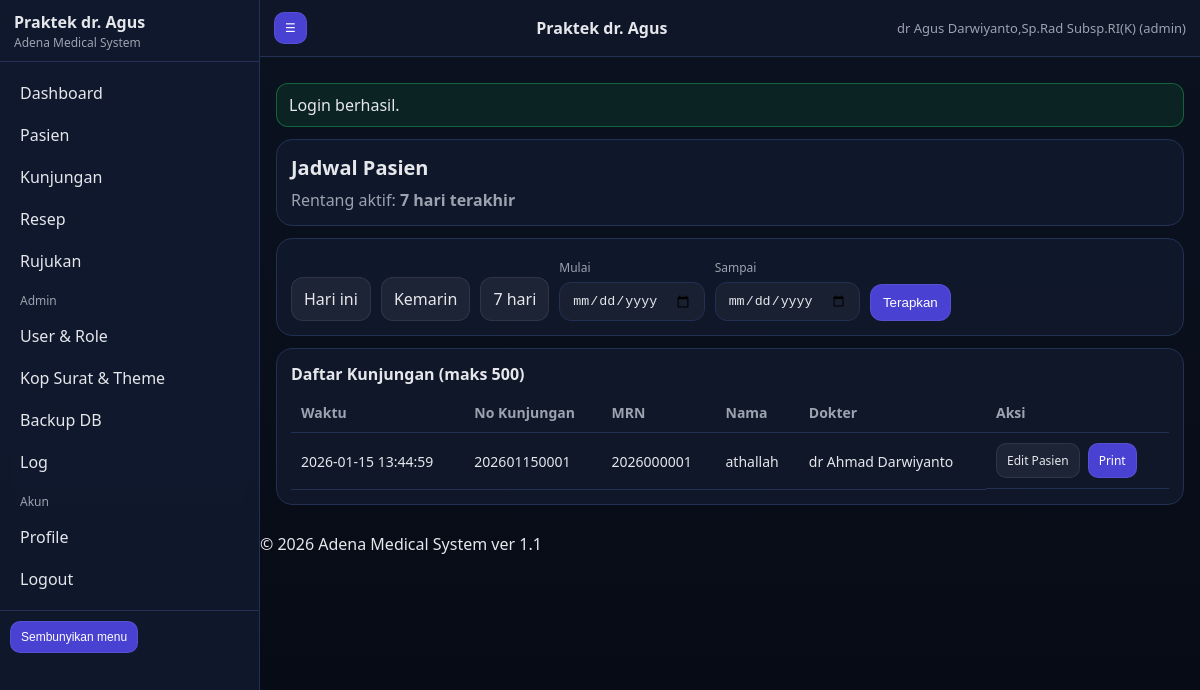
The page /schedule.php?mode=last7 (signed in) on the database as committed earlier.
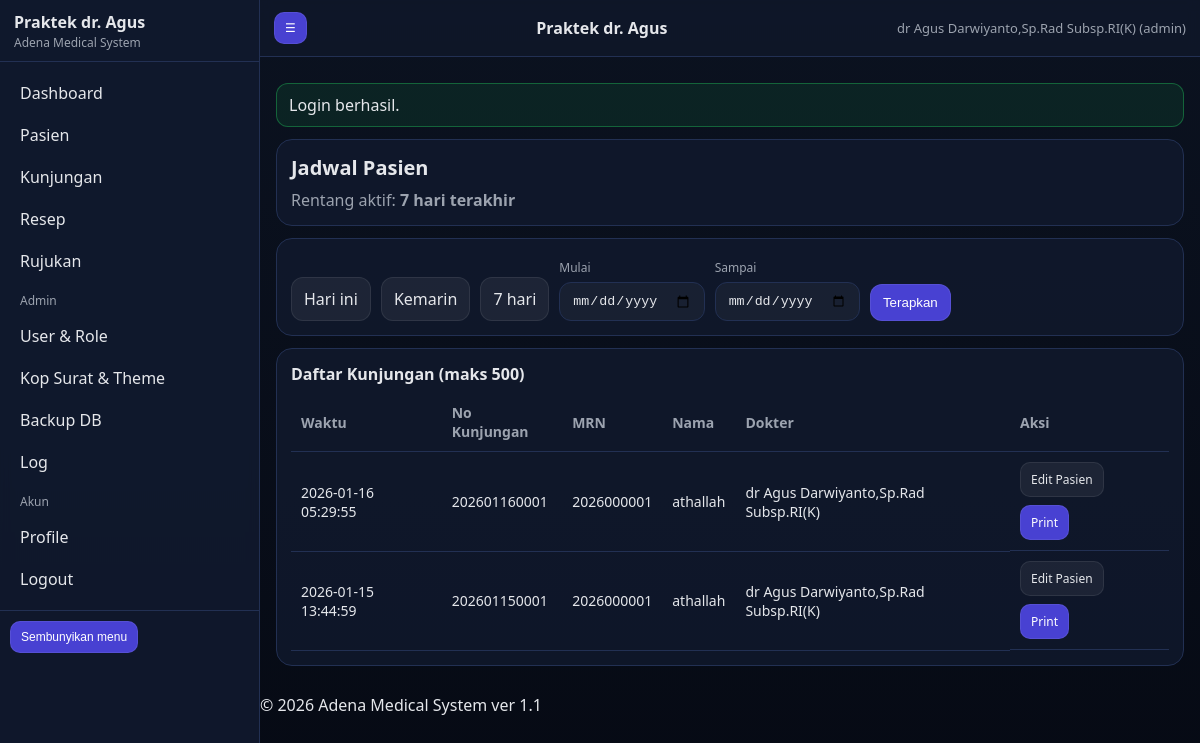
The same page on the database as committed later.
### tables this page shows
CREATE TABLE `visits` (
  `id` bigint(20) NOT NULL,
  `patient_id` bigint(20) NOT NULL,
  `visit_no` varchar(30) NOT NULL,
  `visit_date` datetime NOT NULL,
  `anamnesis` mediumtext DEFAULT NULL,
  `physical_exam` mediumtext DEFAULT NULL,
  `usg_report` mediumtext DEFAULT NULL,
  `therapy` mediumtext DEFAULT NULL,
  `doctor_id` int(11) DEFAULT NULL,
  `signature_path` varchar(255) DEFAULT NULL,
  `created_at` datetime NOT NULL,
  `updated_at` datetime DEFAULT NULL
);

CREATE TABLE `patients` (
  `id` bigint(20) NOT NULL,
  `mrn` varchar(30) NOT NULL,
  `full_name` varchar(150) NOT NULL,
  `dob` date DEFAULT NULL,
  `gender` enum('L','P') NOT NULL,
  `address` varchar(255) DEFAULT NULL,
  `created_at` datetime NOT NULL
);

CREATE TABLE `users` (
  `id` int(11) NOT NULL,
  `username` varchar(50) NOT NULL,
  `password_hash` varchar(255) NOT NULL,
  `role` enum('admin','dokter','perawat','sekretariat') NOT NULL DEFAULT 'dokter',
  `full_name` varchar(120) DEFAULT NULL,
  `sip` varchar(80) DEFAULT NULL,
  `phone` varchar(50) DEFAULT NULL,
  `email` varchar(120) DEFAULT NULL,
  `signature_path` varchar(255) DEFAULT NULL,
  `is_active` tinyint(1) NOT NULL DEFAULT 1,
  `created_at` datetime NOT NULL,
  `updated_at` datetime DEFAULT NULL
);

### app/db.php (called while the page is built, shortened)
<?php
require_once __DIR__ . '/helpers.php';
function db(): PDO {
  static $pdo = null;
  if ($pdo) return $pdo;
  $cfg = config()['db'];
  $dsn = sprintf('mysql:host=%s;port=%d;dbname=%s;charset=%s',
    $cfg['host'], (int)$cfg['port'], $cfg['name'], $cfg['charset'] ?? 'utf8mb4'
  );
  $opt = [
    PDO::ATTR_ERRMODE => PDO::ERRMODE_EXCEPTION,
    PDO::ATTR_DEFAULT_FETCH_MODE => PDO::FETCH_ASSOC,
    PDO::ATTR_EMULATE_PREPARES => false,
  ];
  try {
    $pdo = new PDO($dsn, $cfg['user'], $cfg['pass'], $opt);
  } catch (Throwable $e) {
    log_app('error', 'DB connection failed', ['err' => $e->getMessage()]);
    throw $e;
  }
  return $pdo;
}

### app/helpers.php (called while the page is built, shortened)
<?php
function e(string $s): string { return htmlspecialchars($s, ENT_QUOTES, 'UTF-8'); }
function config(): array {
  static $cfg = null;
  if ($cfg === null) {
    $file = __DIR__ . '/config.php';
    if (!file_exists($file)) {
      $cfg = require __DIR__ . '/config.sample.php';
    } else {
      $cfg = require $file;
    }
  }
  return $cfg;
}
function base_path(): string {
  $bp = config()['base_path'] ?? '';
  return rtrim($bp, '/');
}
function url(string $path = ''): string {
  $bp = base_path();
  $path = '/' . ltrim($path, '/');
  return $bp . $path;
}
function ensure_dirs(): void {
  $cfg = config();
}

### app/config.php (called while the page is built)
<?php
return array (
  'installed' => true,
  'base_path' => '/AMS',
  'db' =>
  array (
    'host' => '127.0.0.1',
    'port' => 3306,
    'name' => 'ams11',
    'user' => 'root',
    'pass' => '',
    'charset' => 'utf8mb4',
  ),
  'security' =>
  array (
    'session_name' => 'AMSSESSID',
    'csrf_key' => '922e70ba681779f204f2c06607a7a469',
  ),
  'uploads' =>
  array (
    'logo_dir' => 'C:\\xampp\\htdocs\\AMS\\install/../storage/uploads/logo',
    'signature_dir' => 'C:\\xampp\\htdocs\\AMS\\install/../storage/uploads/signature',
  ),
  'paths' =>
  array (
    'logs' => 'C:\\xampp\\htdocs\\AMS\\install/../storage/logs',
    'backups' => 'C:\\xampp\\htdocs\\AMS\\install/../storage/backups',
  ),
  'gdrive' =>
  array (
    'enabled' => false,
    'service_account_json' => 'C:\\xampp\\htdocs\\AMS\\install/../storage/credentials/gdrive_service_account.json',
    'folder_id' => '',
  ),
);

### app/auth.php (called while the page is built, shortened)
<?php
require_once __DIR__ . '/helpers.php';
require_once __DIR__ . '/db.php';
function session_boot(): void {
  $cfg = config();
}
function auth_user(): ?array {
  return $_SESSION['user'] ?? null;
}

### schedule.php (the view, shortened to what the changed rows need)
<?php
require_once __DIR__ . '/app/auth.php';
require_once __DIR__ . '/app/db.php';
$u = auth_user();
$role = $u['role'] ?? '';
$is_sekretariat = ($role === 'sekretariat');
$mode = $_GET['mode'] ?? 'today';
$start = $_GET['start'] ?? '';
$end = $_GET['end'] ?? '';
function day_start(string $ymd): string { return $ymd . ' 00:00:00'; }
function day_end(string $ymd): string { return $ymd . ' 23:59:59'; }
$dtStart = day_start(date('Y-m-d'));
$dtEnd = day_end(date('Y-m-d'));
if ($mode === 'yesterday') {
  $ymd = date('Y-m-d', strtotime('-1 day'));
  $dtStart = day_start($ymd);
  $dtEnd = day_end($ymd);
  $rangeLabel = 'Kemarin';
} elseif ($mode === 'last7') {
  $dtStart = date('Y-m-d 00:00:00', strtotime('-6 day'));
  $dtEnd = date('Y-m-d 23:59:59');
} elseif ($mode === 'custom' && $start && $end) {
  $dtStart = day_start($start);
  $dtEnd = day_end($end);
  $rangeLabel = 'Custom: ' . $start . ' s/d ' . $end;
}
$st = db()->prepare("
  SELECT v.visit_date, v.visit_no, p.mrn, p.full_name, u.full_name AS doctor_name,
         v.id AS visit_id, p.id AS patient_id
  FROM visits v
  JOIN patients p ON p.id=v.patient_id
  LEFT JOIN users u ON u.id=v.doctor_id
  WHERE v.visit_date BETWEEN ? AND ?
  ORDER BY v.visit_date DESC
  LIMIT 500
");
$st->execute([$dtStart, $dtEnd]);
$rows = $st->fetchAll();
require __DIR__ . '/app/views/partials/header.php';
?>
<div class="card">
  <table class="table">
    <thead>
      <tr><th>Waktu</th><th>No Kunjungan</th><th>MRN</th><th>Nama</th><th>Dokter</th><th>Aksi</th></tr>
    </thead>
    <tbody>
      <?php foreach ($rows as $r): ?>
        <tr>
          <td><?= e($r['visit_date']) ?></td>
          <td><?= e($r['visit_no']) ?></td>
          <td><?= e($r['mrn']) ?></td>
          <td><?= e($r['full_name']) ?></td>
          <td><?= e($r['doctor_name'] ?? '-') ?></td>
          <td style="display:flex;gap:8px;flex-wrap:wrap">
            <a class="btn small secondary" href="<?= e(url('/patient_edit.php?id='.(int)$r['patient_id'])) ?>">Edit Pasien</a>
            <?php if (!$is_sekretariat): ?>
              <a class="btn small" href="<?= e(url('/print_visit.php?id='.(int)$r['visit_id'])) ?>" target="_blank">Print</a>
            <?php else: ?>
              <span class="muted">Sekretariat: view-only</span>
            <?php endif; ?>
          </td>
        </tr>
      <?php endforeach; ?>
    </tbody>
  </table>
</div>
<?php require __DIR__ . '/app/views/partials/footer.php'; ?>

Rows that differ between the two databases and show on the page:
added visits: visit_date "2026-01-16 05:29:55", visit_no "202601160001", patient.mrn "2026000001", patient.full_name "athallah", users.full_name "dr Agus Darwiyanto,Sp.Rad Subsp.RI(K)"
changed visits (number 2 of 2 on the later page): users.full_name "dr Ahmad Darwiyanto" → "dr Agus Darwiyanto,Sp.Rad Subsp.RI(K)"
